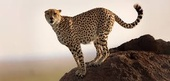
#> input picture ML/cheetah.jpeg, 170 x 81 px, shrunk from 326 x 155 before the run
$ jupyter execute week3.ipynb   (shell and % lines are left out)   (older library calls are emulated)
#> lines starting #> are read from the running program, lines starting #| are printed output that depends on the picture
[cell 1]
import pandas as pd
import numpy as np
import matplotlib.pyplot as plt
from skimage import io

[cell 2]
cheetah = io.imread('cheetah.jpeg')
#> cheetah is the input picture: shape (81, 170, 3); mean R, G, B 162.2, 144.9, 131.4
lion = io.imread('lion.jpg')
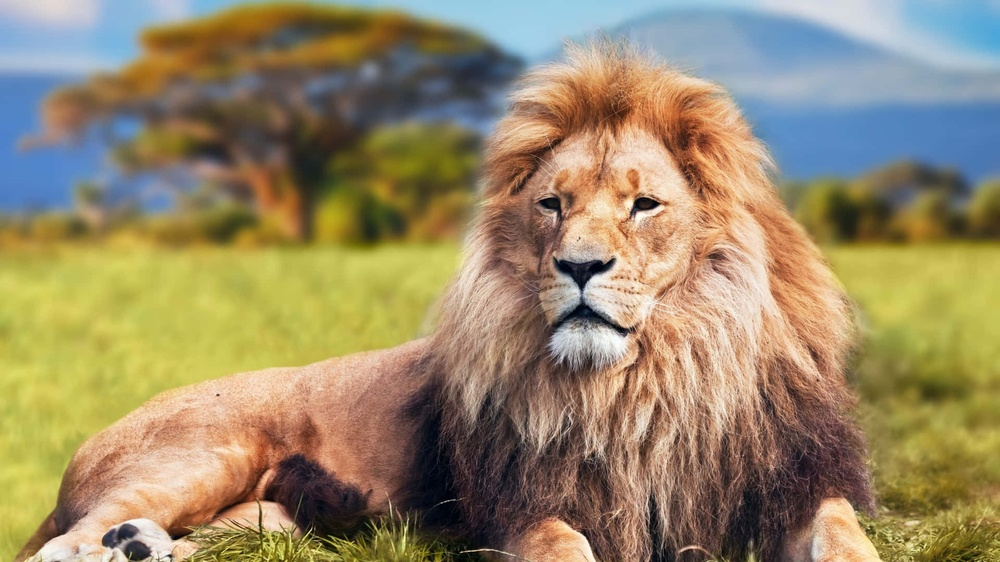
#> input picture ML/lion.jpg, 1000 x 562 px, shrunk from 1920 x 1080 before the run
#> lion is the input picture: shape (562, 1000, 3); mean R, G, B 151.8, 136.9, 104.4
df = pd.DataFrame(['cheetah', 'lion'], columns=['Image'])

print(cheetah.shape, lion.shape)
#| (81, 170, 3) (562, 1000, 3)

[cell 3]
fig = plt.figure(figsize=(9, 3))
ax1 = fig.add_subplot(1, 2, 1)
ax1.imshow(cheetah)
ax2 = fig.add_subplot(1, 2, 2)
ax2.imshow(lion)

[cell 4]
lion_r = lion.copy()
lion_r[:, :, 1] = lion_r[:, :, 2] =  0

lion_g = lion.copy()
lion_g[:, :, 0] = lion_g[:, :, 2] =  0

lion_b = lion.copy()
lion_b[:, :, 0] = lion_b[:, :, 1] =  0
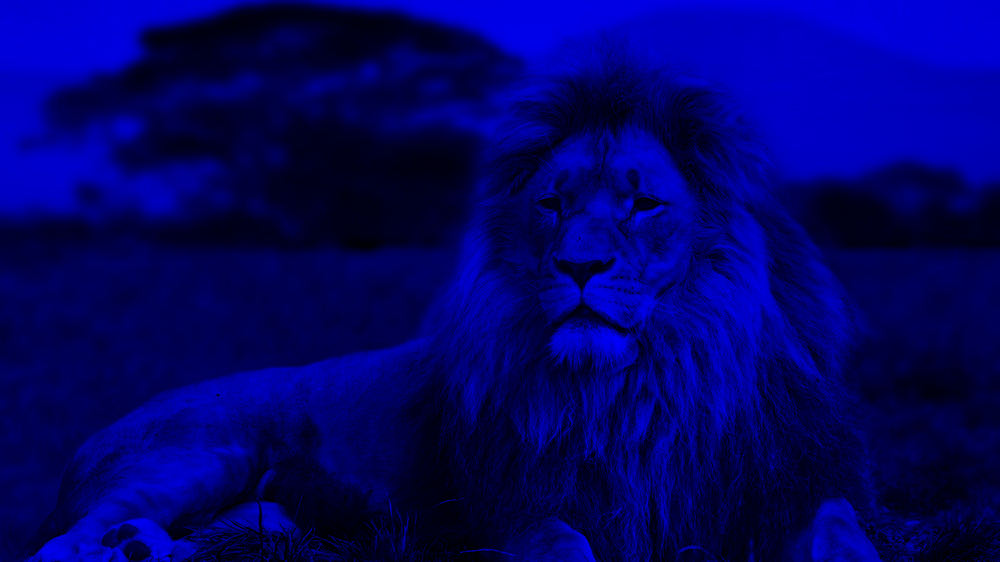
#> lion_b: shape (562, 1000, 3); mean R, G, B 0, 0, 104.4

plot_image = np.concatenate((lion_r, lion_g, lion_b), axis=1)
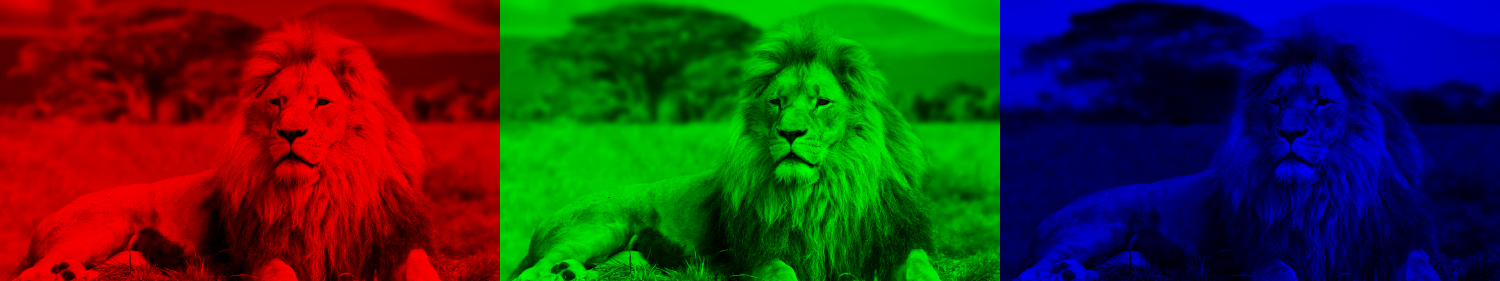
#> plot_image: shape (562, 3000, 3) (shown at 1/2 size); mean R, G, B 50.6, 45.6, 34.8
plt.figure(figsize=(9, 3))
plt.imshow(plot_image)

[cell 5]
lion_r[:, :, 0]

[cell 6]
from skimage.color import rgb2gray

cgs = rgb2gray(cheetah)
lgs = rgb2gray(lion)
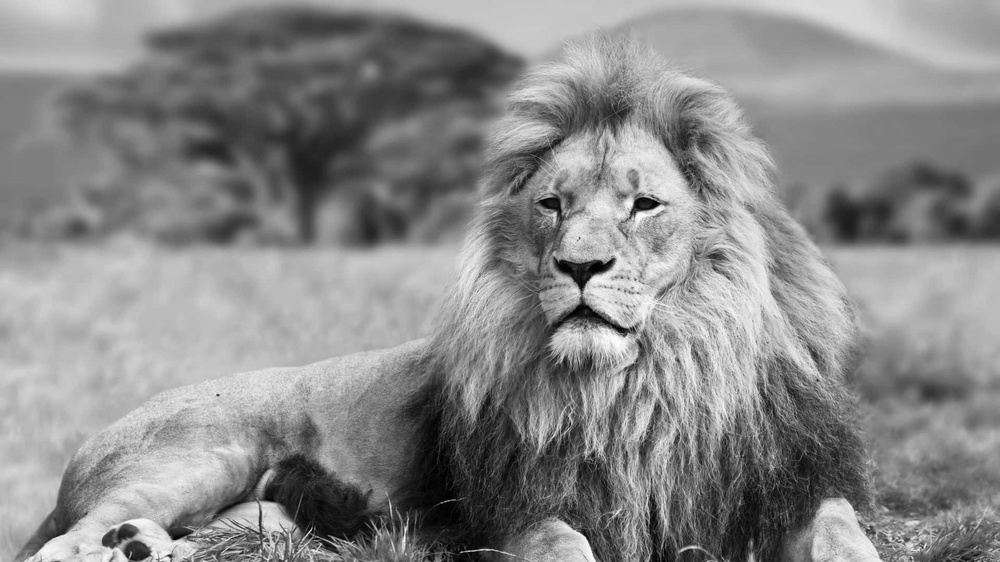
#> lgs: shape (562, 1000) float64; min 0.000565, max 0.998, mean 0.54

print('Image shape:', cgs.shape)
#| Image shape: (81, 170)

[cell 7]
print('2D image pixel map')
print(np.round(cgs, 2))
#> (printed output is left out)

[cell 8]
print('Flattened pixel map')
print(np.round(cgs.flatten(), 2))
#> (printed output is left out)

[cell 9]
fig = plt.figure(figsize=(6, 4))
ax1 = fig.add_subplot(2, 2, 1)
ax1.imshow(cgs, cmap='gray')
ax2 = fig.add_subplot(2, 2, 2)
ax2.imshow(lgs, cmap='gray')
ax3 = fig.add_subplot(2, 2, 3)
p_freq, p_bins, c_patches = ax3.hist(cgs.flatten(), bins=30)
#> p_freq = 30 values, max 2372 at index 26, min 94 at index 0, mean 459; p_bins = 31 values from 0.00667 to 0.99; c_patches = 30 items
ax4 = fig.add_subplot(2, 2, 4)
l_freq, l_bins, c_patches = ax4.hist(lgs.flatten(), bins=30)
#> l_freq = 30 values, max 45549 at index 21, min 187 at index 29, mean 18733.3; l_bins = 31 values from 0.000565 to 0.998
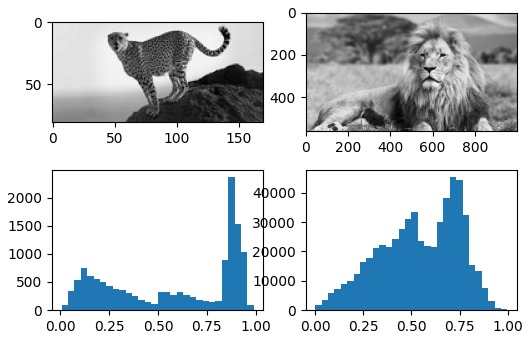
#> figure drawn by matplotlib, 4 panels; panel 3: tallest bar 2372 high, from x = 0.859 to 0.892; panel 4: tallest bar 45549 high, from x = 0.699 to 0.732

[cell 10]
from skimage.feature import canny

cheetah_edges = canny(cgs, sigma=1)
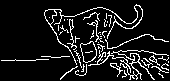
#> cheetah_edges: shape (81, 170) bool; 10.5% white in thin lines or dots
lion_edges = canny(lgs, sigma=1)
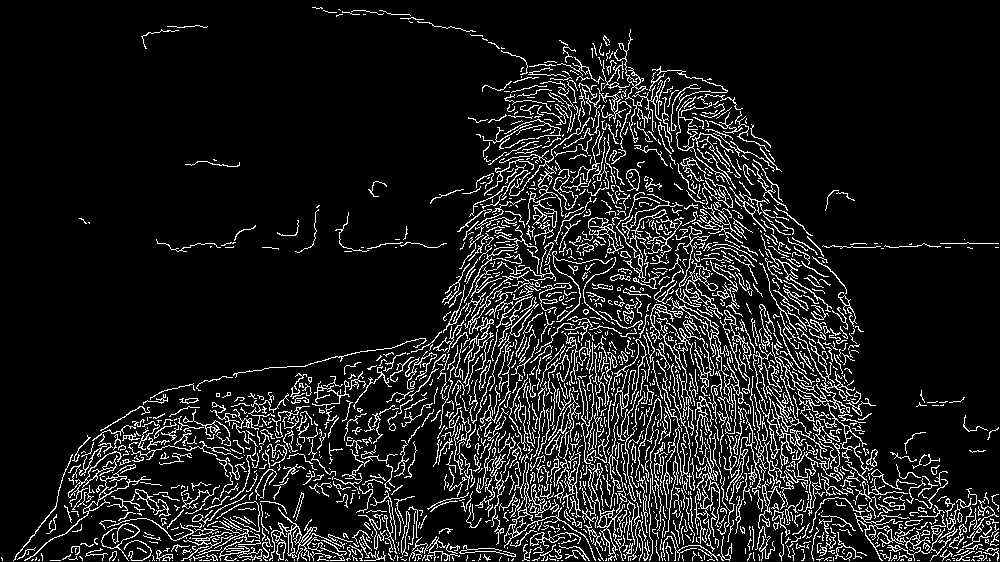
#> lion_edges: shape (562, 1000) bool; 11.1% white in thin lines or dots

fig = plt.figure(figsize=(8, 4))
ax1 = fig.add_subplot(1, 2, 1)
ax1.imshow(cheetah_edges, cmap='binary')
ax2 = fig.add_subplot(1, 2, 2)
ax2.imshow(lion_edges, cmap='binary')

[cell 11]
import cv2
import matplotlib.pyplot as plt

image = cv2.imread('cheetah.jpeg', 0)
#> image: shape (81, 170); min 0, max 255, mean 148.6
plt.imshow(image)
print(image.shape)
#| (81, 170)

[cell 12]
img = cv2.cvtColor(image, cv2.COLOR_BGR2RGB)
plt.imshow(img)

[cell 13]
im = cv2.imread('cheetah.jpeg', 0)
plt.imshow(im, cmap='gray')

[cell 14]
img1 = cv2.Sobel(im, cv2.CV_64F, 1, 0, 5)
img2 = cv2.Sobel(im, cv2.CV_64F, 0, 1, 5)
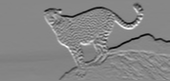
#> img2: shape (81, 170) float64; min -868, max 765, mean -15; drawn with min black and max white

plt.subplot(1, 3, 1), plt.imshow(im, cmap='gray'), plt.title('Original image')
plt.subplot(1, 3, 2), plt.imshow(img1, cmap='gray'), plt.title('Horizontal image')
plt.subplot(1, 3, 3), plt.imshow(img2, cmap='gray'), plt.title('Vertical image')

[cell 15]
blurred = cv2.GaussianBlur(image,(3,3),0)
laplacian = cv2.Laplacian(blurred,cv2.CV_64F)
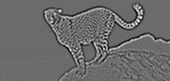
#> laplacian: shape (81, 170) float64; min -83, max 114, mean 0; drawn with min black and max white
laplacian_abs = cv2.convertScaleAbs(laplacian)
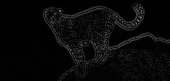
#> laplacian_abs: shape (81, 170); min 0, max 114, mean 8.7
plt.imshow(laplacian_abs, cmap ="gray")
plt.title("Laplacian Image")
